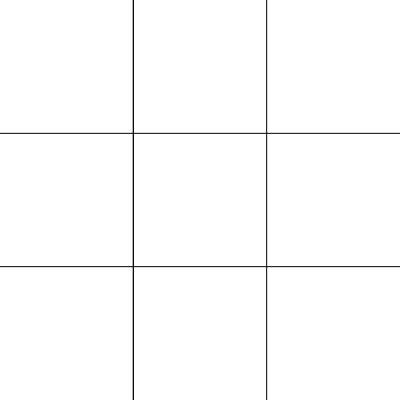
Frame 1 (no input)
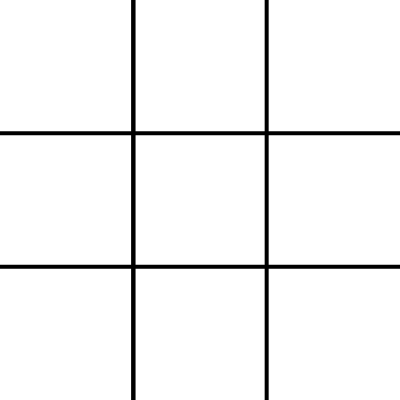
Frame 60 (no input)
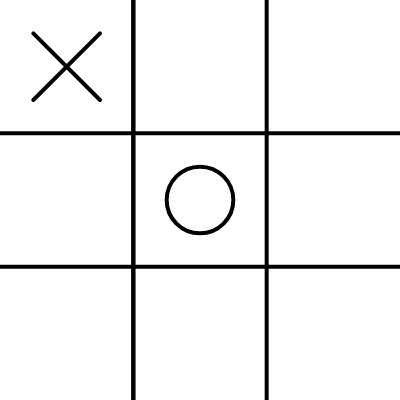
Frame 120 (the mouse pressed at the canvas centre since frame 60)

The p5.js sketch that drew these frames (run headless with seeded random() and noise() and a simulated clock; from frame 60 on, the mouse is pressed at the canvas centre):

// p5.js sketch
// ── sketch.js
let board=[
    ['','',''],
    ['','',''],
    ['','',''],
];
/*let players= ['X','O'];*/
let human='O';
let ai='X';
let currentPlayer;
let available=[];
let w, h;
let count=0;
function bestMove(){
    let bestScore=-Infinity;
    let Move;
    for(let j=0;j<3;j++){
        for(let i=0;i<3;i++){
            if(board[i][j]==''){
                board[i][j]=ai;
                let score=minimax(board,0,false);
                board[i][j]='';
                if(score>bestScore){
                    bestScore=score;
                    Move={i,j};
                }
            }
        }
    }
    board[Move.i][Move.j]=ai;
    currentPlayer=human;
    count++;
    
}
let scores={ X:10,O:-10,t:0};
function minimax(board,depth,isMaximizing){
    let result=checkWinner();
    if(result!=null){
        return scores[result];
        
    }
    if(isMaximizing){
        let bestScore=-Infinity;
        for(let j=0;j<3;j++){
            for(let i=0;i<3;i++){
                if(board[i][j]==''){
                    board[i][j]=ai;
                    let score=minimax(board,depth+1,false);
                    board[i][j]='';
                    bestScore=max(score,bestScore);
                }
            }
        }
        return bestScore-depth;
    }
    else{
        let bestScore=Infinity;
        for(let j=0;j<3;j++){
            for(let i=0;i<3;i++){
                if(board[i][j]==''){
                    board[i][j]=human;
                    let score=minimax(board,depth+1,true);
                    board[i][j]='';
                    bestScore=min(score,bestScore);
                }
            }
        }
        return bestScore+depth;
    }
}
function setup() {
  createCanvas(400, 400);
  
  w=width/3;
  h =height/3;
  currentPlayer=human;
  /*bestMove();*/
 
  
}

function checkWinner(){
  let winner=null;
  for(let i =0 ;i<3;i++){
    if(board[i][0]==board[i][1] && board[i][1]==board[i][2] && board[i][0]!=''){
      winner=board[i][0];
    }
  }
  for(let i =0 ;i<3;i++){
    if(board[0][i]==board[1][i] && board[1][i]==board[2][i] && board[0][i]!=''){
      winner=board[0][i];
    }
  }
  
  if(board[0][0]==board[1][1] && board[1][1]==board[2][2] && board[0][0]!=''){
      winner=board[1][1];
    }
  if(board[2][0]==board[1][1] && board[1][1]==board[0][2] && board[2][0]!=''){
      winner=board[1][1];
    }
  if (winner!=null){
    return winner;
  }
  else if(count==9){
    return "t";
  }
  else{
    return null;
  }
  
}
function mousePressed(){
    let i;
    let j;
    if(currentPlayer==human){
        i= floor(mouseX/w);
        j=floor(mouseY/h);
    }
    if(board[i][j]==''){
        board[i][j]=human;
        currentPlayer=ai;
        count++;
        bestMove();
    }
}

function draw() {
  background(255);
  w=width/3;
  h =height/3;
  line(w,0,w,height);
  line(w*2,0,w*2,height);
  line(w,0,w,height);
  line(0,h,width,h);
  line(0,h*2,width,h*2);
  for(let j=0;j<3;j++){
        for(let i=0;i<3;i++){
          let x=w*i+w/2;
          let y=h*j+h/2;        
          let spot=board[i][j];
          textSize(32);
          strokeWeight(4)
          if(spot==human){
            noFill();
            ellipse(x,y,w/2);
          }
          else if(spot==ai){
            let xr=w/4;
            line(x-xr,y-xr,x+xr,y+xr);
            line(x+xr,y-xr,x-xr,y+xr);
          }
          
        }
    }
  let next=checkWinner();
  if(next=="t"){
    noLoop();
    createP("Tie").style('color','blue')
    console.log("Tie");
    return;
  }
  else if(next=="X" || next=="O"){
           noLoop();
           console.log("Winner ",next);
           createP("Winner:"+next).style('color','red');
           return;
  }
  
}
// ── minimax.js
function bestMove(){
    let bestScore=-Infinity;
    let bestMove;
    for(let i=0;i<3;i++){
        for(let j=0;j<3;j++){
            if(board[i][j]==''){
                board[i][j]=ai;
                let score=minimax(board);
                board[i][j]='';
                if(score>bestScore){
                    bestScore=score;
                    bestMove={i,j};
                }
            }
        }
    }
    board[bestMove.i][bestMove.j]=ai;
    currentPlayer=human;
    
}
function minimax(board){
    return 1;
}
